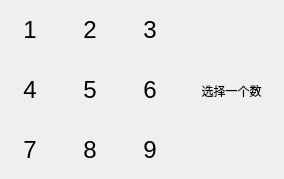
<?xml version="1.0" encoding="UTF-8"?>
<ui version="4.0">
 <class>selectDialog</class>
 <widget class="QDialog" name="selectDialog">
  <property name="geometry">
   <rect>
    <x>0</x>
    <y>0</y>
    <width>284</width>
    <height>179</height>
   </rect>
  </property>
  <property name="windowTitle">
   <string>选择一个数</string>
  </property>
  <property name="styleSheet">
   <string notr="true">QPushButton {
	font:18pt &quot;Microsoft YaHei UI&quot; ;
}</string>
  </property>
  <widget class="QPushButton" name="pushButton">
   <property name="geometry">
    <rect>
     <x>0</x>
     <y>0</y>
     <width>60</width>
     <height>60</height>
    </rect>
   </property>
   <property name="font">
    <font>
     <family>Microsoft YaHei UI</family>
     <pointsize>18</pointsize>
     <italic>false</italic>
     <bold>false</bold>
    </font>
   </property>
   <property name="text">
    <string>1</string>
   </property>
   <property name="default">
    <bool>true</bool>
   </property>
   <property name="flat">
    <bool>true</bool>
   </property>
  </widget>
  <widget class="QPushButton" name="pushButton_2">
   <property name="geometry">
    <rect>
     <x>60</x>
     <y>0</y>
     <width>60</width>
     <height>60</height>
    </rect>
   </property>
   <property name="font">
    <font>
     <family>Microsoft YaHei UI</family>
     <pointsize>18</pointsize>
     <italic>false</italic>
     <bold>false</bold>
    </font>
   </property>
   <property name="text">
    <string>2</string>
   </property>
   <property name="default">
    <bool>true</bool>
   </property>
   <property name="flat">
    <bool>true</bool>
   </property>
  </widget>
  <widget class="QPushButton" name="pushButton_3">
   <property name="geometry">
    <rect>
     <x>120</x>
     <y>0</y>
     <width>60</width>
     <height>60</height>
    </rect>
   </property>
   <property name="font">
    <font>
     <family>Microsoft YaHei UI</family>
     <pointsize>18</pointsize>
     <italic>false</italic>
     <bold>false</bold>
    </font>
   </property>
   <property name="text">
    <string>3</string>
   </property>
   <property name="default">
    <bool>true</bool>
   </property>
   <property name="flat">
    <bool>true</bool>
   </property>
  </widget>
  <widget class="QPushButton" name="pushButton_4">
   <property name="geometry">
    <rect>
     <x>0</x>
     <y>60</y>
     <width>60</width>
     <height>60</height>
    </rect>
   </property>
   <property name="font">
    <font>
     <family>Microsoft YaHei UI</family>
     <pointsize>18</pointsize>
     <italic>false</italic>
     <bold>false</bold>
    </font>
   </property>
   <property name="text">
    <string>4</string>
   </property>
   <property name="default">
    <bool>true</bool>
   </property>
   <property name="flat">
    <bool>true</bool>
   </property>
  </widget>
  <widget class="QPushButton" name="pushButton_5">
   <property name="geometry">
    <rect>
     <x>60</x>
     <y>60</y>
     <width>60</width>
     <height>60</height>
    </rect>
   </property>
   <property name="font">
    <font>
     <family>Microsoft YaHei UI</family>
     <pointsize>18</pointsize>
     <italic>false</italic>
     <bold>false</bold>
    </font>
   </property>
   <property name="text">
    <string>5</string>
   </property>
   <property name="default">
    <bool>true</bool>
   </property>
   <property name="flat">
    <bool>true</bool>
   </property>
  </widget>
  <widget class="QPushButton" name="pushButton_6">
   <property name="geometry">
    <rect>
     <x>120</x>
     <y>60</y>
     <width>60</width>
     <height>60</height>
    </rect>
   </property>
   <property name="font">
    <font>
     <family>Microsoft YaHei UI</family>
     <pointsize>18</pointsize>
     <italic>false</italic>
     <bold>false</bold>
    </font>
   </property>
   <property name="text">
    <string>6</string>
   </property>
   <property name="default">
    <bool>true</bool>
   </property>
   <property name="flat">
    <bool>true</bool>
   </property>
  </widget>
  <widget class="QPushButton" name="pushButton_7">
   <property name="geometry">
    <rect>
     <x>0</x>
     <y>120</y>
     <width>60</width>
     <height>60</height>
    </rect>
   </property>
   <property name="font">
    <font>
     <family>Microsoft YaHei UI</family>
     <pointsize>18</pointsize>
     <italic>false</italic>
     <bold>false</bold>
    </font>
   </property>
   <property name="text">
    <string>7</string>
   </property>
   <property name="default">
    <bool>true</bool>
   </property>
   <property name="flat">
    <bool>true</bool>
   </property>
  </widget>
  <widget class="QPushButton" name="pushButton_8">
   <property name="geometry">
    <rect>
     <x>60</x>
     <y>120</y>
     <width>60</width>
     <height>60</height>
    </rect>
   </property>
   <property name="font">
    <font>
     <family>Microsoft YaHei UI</family>
     <pointsize>18</pointsize>
     <italic>false</italic>
     <bold>false</bold>
    </font>
   </property>
   <property name="text">
    <string>8</string>
   </property>
   <property name="default">
    <bool>true</bool>
   </property>
   <property name="flat">
    <bool>true</bool>
   </property>
  </widget>
  <widget class="QPushButton" name="pushButton_9">
   <property name="geometry">
    <rect>
     <x>120</x>
     <y>120</y>
     <width>60</width>
     <height>60</height>
    </rect>
   </property>
   <property name="font">
    <font>
     <family>Microsoft YaHei UI</family>
     <pointsize>18</pointsize>
     <italic>false</italic>
     <bold>false</bold>
    </font>
   </property>
   <property name="text">
    <string>9</string>
   </property>
   <property name="default">
    <bool>true</bool>
   </property>
   <property name="flat">
    <bool>true</bool>
   </property>
  </widget>
  <widget class="QLabel" name="label">
   <property name="geometry">
    <rect>
     <x>179</x>
     <y>0</y>
     <width>105</width>
     <height>181</height>
    </rect>
   </property>
   <property name="autoFillBackground">
    <bool>true</bool>
   </property>
   <property name="frameShape">
    <enum>QFrame::NoFrame</enum>
   </property>
   <property name="text">
    <string>选择一个数</string>
   </property>
   <property name="alignment">
    <set>Qt::AlignCenter</set>
   </property>
  </widget>
  <widget class="QLabel" name="label_2">
   <property name="geometry">
    <rect>
     <x>0</x>
     <y>0</y>
     <width>540</width>
     <height>540</height>
    </rect>
   </property>
   <property name="text">
    <string/>
   </property>
   <property name="pixmap">
    <pixmap resource="sudoku_map.qrc">:/sudoku_map.png</pixmap>
   </property>
   <property name="scaledContents">
    <bool>true</bool>
   </property>
  </widget>
  <zorder>label_2</zorder>
  <zorder>pushButton</zorder>
  <zorder>pushButton_2</zorder>
  <zorder>pushButton_3</zorder>
  <zorder>pushButton_4</zorder>
  <zorder>pushButton_5</zorder>
  <zorder>pushButton_6</zorder>
  <zorder>pushButton_7</zorder>
  <zorder>pushButton_8</zorder>
  <zorder>pushButton_9</zorder>
  <zorder>label</zorder>
 </widget>
 <resources>
  <include location="sudoku_map.qrc"/>
 </resources>
 <connections>
  <connection>
   <sender>pushButton</sender>
   <signal>clicked()</signal>
   <receiver>selectDialog</receiver>
   <slot>close()</slot>
   <hints>
    <hint type="sourcelabel">
     <x>29</x>
     <y>29</y>
    </hint>
    <hint type="destinationlabel">
     <x>141</x>
     <y>89</y>
    </hint>
   </hints>
  </connection>
  <connection>
   <sender>pushButton_2</sender>
   <signal>clicked()</signal>
   <receiver>selectDialog</receiver>
   <slot>close()</slot>
   <hints>
    <hint type="sourcelabel">
     <x>89</x>
     <y>29</y>
    </hint>
    <hint type="destinationlabel">
     <x>141</x>
     <y>89</y>
    </hint>
   </hints>
  </connection>
  <connection>
   <sender>pushButton_3</sender>
   <signal>clicked()</signal>
   <receiver>selectDialog</receiver>
   <slot>close()</slot>
   <hints>
    <hint type="sourcelabel">
     <x>149</x>
     <y>29</y>
    </hint>
    <hint type="destinationlabel">
     <x>141</x>
     <y>89</y>
    </hint>
   </hints>
  </connection>
  <connection>
   <sender>pushButton_4</sender>
   <signal>clicked()</signal>
   <receiver>selectDialog</receiver>
   <slot>close()</slot>
   <hints>
    <hint type="sourcelabel">
     <x>29</x>
     <y>89</y>
    </hint>
    <hint type="destinationlabel">
     <x>141</x>
     <y>89</y>
    </hint>
   </hints>
  </connection>
  <connection>
   <sender>pushButton_5</sender>
   <signal>clicked()</signal>
   <receiver>selectDialog</receiver>
   <slot>close()</slot>
   <hints>
    <hint type="sourcelabel">
     <x>89</x>
     <y>89</y>
    </hint>
    <hint type="destinationlabel">
     <x>141</x>
     <y>89</y>
    </hint>
   </hints>
  </connection>
  <connection>
   <sender>pushButton_6</sender>
   <signal>clicked()</signal>
   <receiver>selectDialog</receiver>
   <slot>close()</slot>
   <hints>
    <hint type="sourcelabel">
     <x>149</x>
     <y>89</y>
    </hint>
    <hint type="destinationlabel">
     <x>141</x>
     <y>89</y>
    </hint>
   </hints>
  </connection>
  <connection>
   <sender>pushButton_7</sender>
   <signal>clicked()</signal>
   <receiver>selectDialog</receiver>
   <slot>close()</slot>
   <hints>
    <hint type="sourcelabel">
     <x>29</x>
     <y>149</y>
    </hint>
    <hint type="destinationlabel">
     <x>141</x>
     <y>89</y>
    </hint>
   </hints>
  </connection>
  <connection>
   <sender>pushButton_8</sender>
   <signal>clicked()</signal>
   <receiver>selectDialog</receiver>
   <slot>close()</slot>
   <hints>
    <hint type="sourcelabel">
     <x>89</x>
     <y>149</y>
    </hint>
    <hint type="destinationlabel">
     <x>141</x>
     <y>89</y>
    </hint>
   </hints>
  </connection>
  <connection>
   <sender>pushButton_9</sender>
   <signal>clicked()</signal>
   <receiver>selectDialog</receiver>
   <slot>close()</slot>
   <hints>
    <hint type="sourcelabel">
     <x>149</x>
     <y>149</y>
    </hint>
    <hint type="destinationlabel">
     <x>141</x>
     <y>89</y>
    </hint>
   </hints>
  </connection>
 </connections>
</ui>
